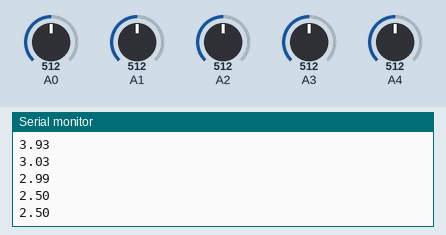
Recording of a sketch running on a simulated Arduino Uno, built with avr-gcc and run on an emulated ATmega328P. Shown: the last lines printed to the serial monitor. The inputs (shaded band) are chosen by the test bench; at power-on: A0 = 512, A1 = 512, A2 = 512, A3 = 512, A4 = 512. Storage starts empty.

Above: at 1.2 s.
1.3 s: A0 set to 716
At 1.9 s:
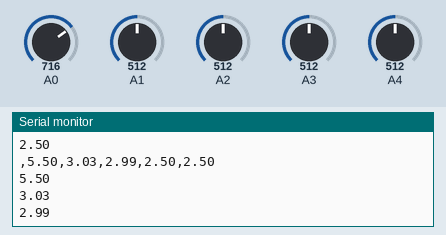
4.3 s: A1 set to 716
At 5.0 s:
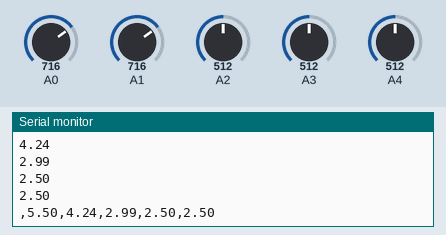
5.8 s: A2 set to 716
At 6.3 s:
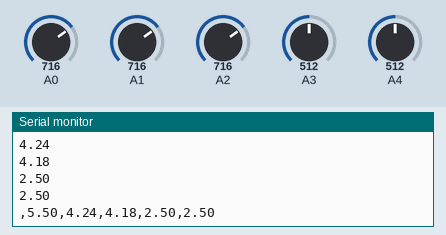
8.8 s: A3 set to 716
At 9.7 s:
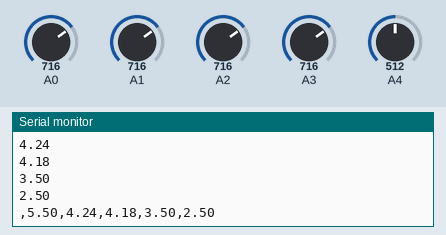
10.3 s: A4 set to 716
At 10.8 s:
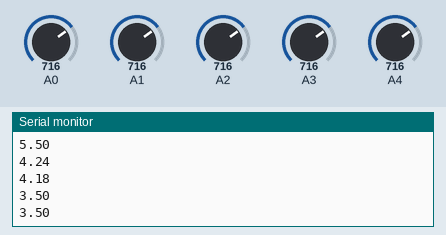
13.3 s: A0 set to 992
At 14.2 s:
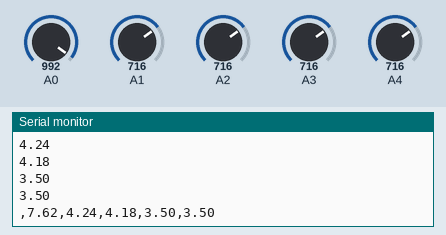
Timing chart, 0 to 15.8 s (numbered marks = the images above; inputs shaded):
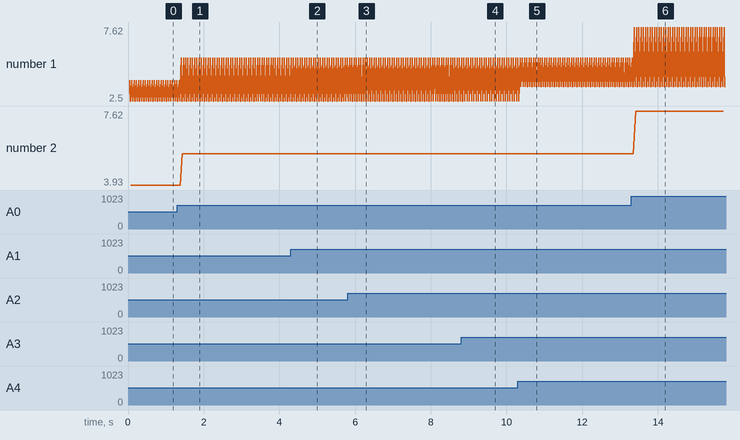

The sketch:

multichannel-voltage-logger.ino
```cpp
/*
 * Multichannel Voltage Logger
 * ---------------------------
 * Problem: record several DC voltages at once (e.g. supply rails or sensor
 * outputs above 5 V) to an SD card for later analysis, with no PC attached.
 *
 * How it works: each loop reads analog inputs A0-A4, converts the raw 10-bit
 * reading (0-1023) to volts with a per-channel full-scale calibration value,
 * prints every channel to serial, and appends one CSV line to datalog.txt.
 * A0-A2 measure through resistor voltage dividers, so their full scale is
 * above 5 V. A3-A4 are direct 0-5 V inputs (see README for wiring and calibration).
 *
 * datalog.txt: one line per sample, five comma-separated voltages, e.g.
 *   7.12,5.98,5.01,3.30,1.65
 *
 * Adapted from: Arduino SD library "Datalogger" example (Tom Igoe, public domain).
 * Extended to five channels, with per-channel voltage calibration.
 *
 * Hardware: Arduino Uno (or compatible) + SD card module/shield (SPI, CS on D4).
 */

#include <SPI.h>
#include <SD.h>

const int chipSelect = 4;             // SD card chip-select pin (D4 on most SD/Ethernet shields)

// Per-channel full-scale voltage: the input voltage that produces a reading of 1023.
// A0-A2 sit behind voltage dividers. The values were calibrated against a meter
// (see README). A3-A4 are direct inputs referenced to the 5 V supply.
const int NUM_CHANNELS = 5;
const float FULL_SCALE_V[NUM_CHANNELS] = {7.86, 6.06, 5.97, 5.0, 5.0};

void setup() {
  Serial.begin(9600);
  while (!Serial) {
    // wait for the serial port to connect (needed on native-USB boards only)
  }

  Serial.print("Initializing SD card...");

  if (!SD.begin(chipSelect)) {
    Serial.println("Card failed, or not present");
    while (1);                         // halt: nothing to log to
  }
  Serial.println("card initialized.");
}

void loop() {
  String dataString = "";

  for (int analogPin = 0; analogPin < NUM_CHANNELS; analogPin++) {
    // volts = raw reading x (full-scale volts / 1023)
    float sensor = analogRead(analogPin) * (FULL_SCALE_V[analogPin] / 1023.0);
    Serial.println(sensor);            // bug fix: A4 was logged to SD but never printed

    dataString += String(sensor);
    if (analogPin < NUM_CHANNELS - 1) {
      dataString += ",";
    }
  }

  File dataFile = SD.open("datalog.txt", FILE_WRITE);

  if (dataFile) {
    dataFile.println(dataString);
    dataFile.close();                  // close after every line so a power loss costs at most one sample
    Serial.print(",");
    Serial.print(dataString);
    Serial.println("");
  }
  else {
    Serial.println("error opening datalog.txt");
  }
}
```

Measured:
- after the input at 1.3 s, the serial monitor: prints a new line after 0.11 s (image 1)
- after the input at 4.3 s, the serial monitor: prints a new line after 0.08 s (image 2)
- after the input at 5.8 s, the serial monitor: prints a new line after 0.13 s (image 3)
- after the input at 8.8 s, the serial monitor: prints a new line after 0.10 s (image 4)
- after the input at 10.3 s, the serial monitor: prints a new line after 0.09 s (image 5)
- after the input at 13.3 s, the serial monitor: prints a new line after 0.08 s (image 6)
- plotted number 2: 3.93 → 5.5 after the input at 1.3 s, 5.5 → 7.62 after the input at 13.3 s
